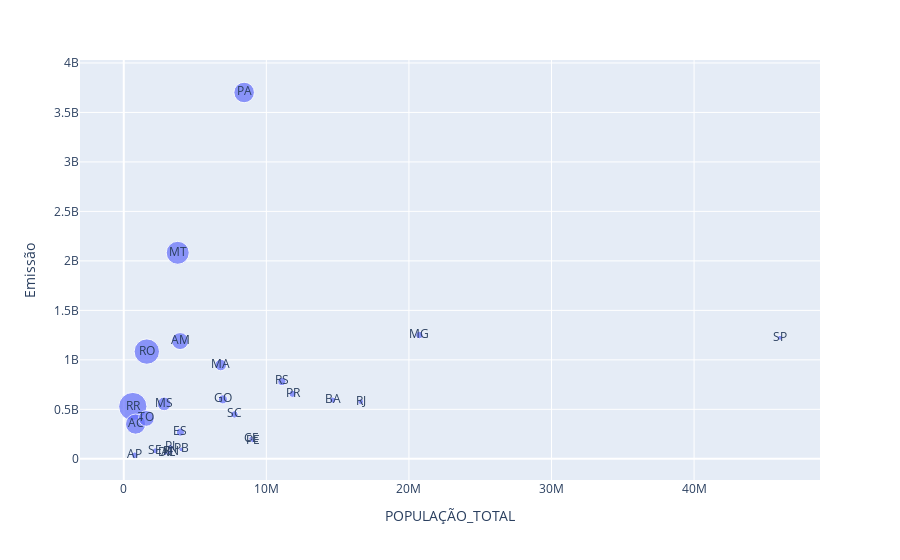

Source (notebook cell):
### Code cell
px.scatter(
    data_frame=data_grouping, x="POPULAÇÃO_TOTAL", y="Emissão", text="Estado", size = 'data_percapita'
)

### Figure 1 — Plotly figure (JSON) as saved in the notebook; plotly's stock layout.template omitted (floating-point values rounded to 4 significant figures)
{"data": [{"hovertemplate": "POPULAÇÃO_TOTAL=%{x}<br>Emissão=%{y}<br>data_percapita=%{marker.size}<br>Estado=%{text}<extra></extra>", "legendgroup": "", "marker": {"color": "#636efa", "size": [832.1, 670.3, 550.1, 438.4, 422.5, 301.0, 257.7, 195.9, 139.3, 86.44, 70.48, 67.86, 60.32, 57.77, 55.49, 46.09, 40.47, 36.71, 35.07, 34.71, 26.58, 23.65, 22.77, 21.86, 20.29, 20.03, 19.39], "sizemode": "area", "sizeref": 2.08, "symbol": "circle"}, "mode": "markers+text", "name": "", "orientation": "v", "showlegend": false, "text": ["RR", "RO", "MT", "PA", "AC", "AM", "TO", "MS", "MA", "GO", "RS", "ES", "MG", "SC", "PR", "AP", "BA", "SE", "PI", "RJ", "SP", "PB", "CE", "RN", "PE", "AL", "DF"], "type": "scatter", "x": [634805, 1616379, 3784239, 8442962, 829780, 3952262, 1584306, 2833742, 6800605, 6950976, 11088065, 3975100, 20732660, 7762154, 11835379, 774268, 14659023, 2211868, 3270174, 16615526, 46024937, 4030961, 8936431, 3303953, 9051113, 3125254, 2923369], "xaxis": "x", "y": [528200000.0, 1084000000.0, 2082000000.0, 3702000000.0, 350500000.0, 1190000000.0, 408200000.0, 555100000.0, 947600000.0, 600800000.0, 781500000.0, 269800000.0, 1251000000.0, 448400000.0, 656800000.0, 35680000.0, 593200000.0, 81190000.0, 114700000.0, 576700000.0, 1223000000.0, 95330000.0, 203500000.0, 72240000.0, 183600000.0, 62610000.0, 56690000.0], "yaxis": "y"}], "layout": {"legend": {"itemsizing": "constant", "tracegroupgap": 0}, "margin": {"t": 60}, "xaxis": {"anchor": "y", "domain": [0, 1], "title": {"text": "POPULAÇÃO_TOTAL"}}, "yaxis": {"anchor": "x", "domain": [0, 1], "title": {"text": "Emissão"}}}}
